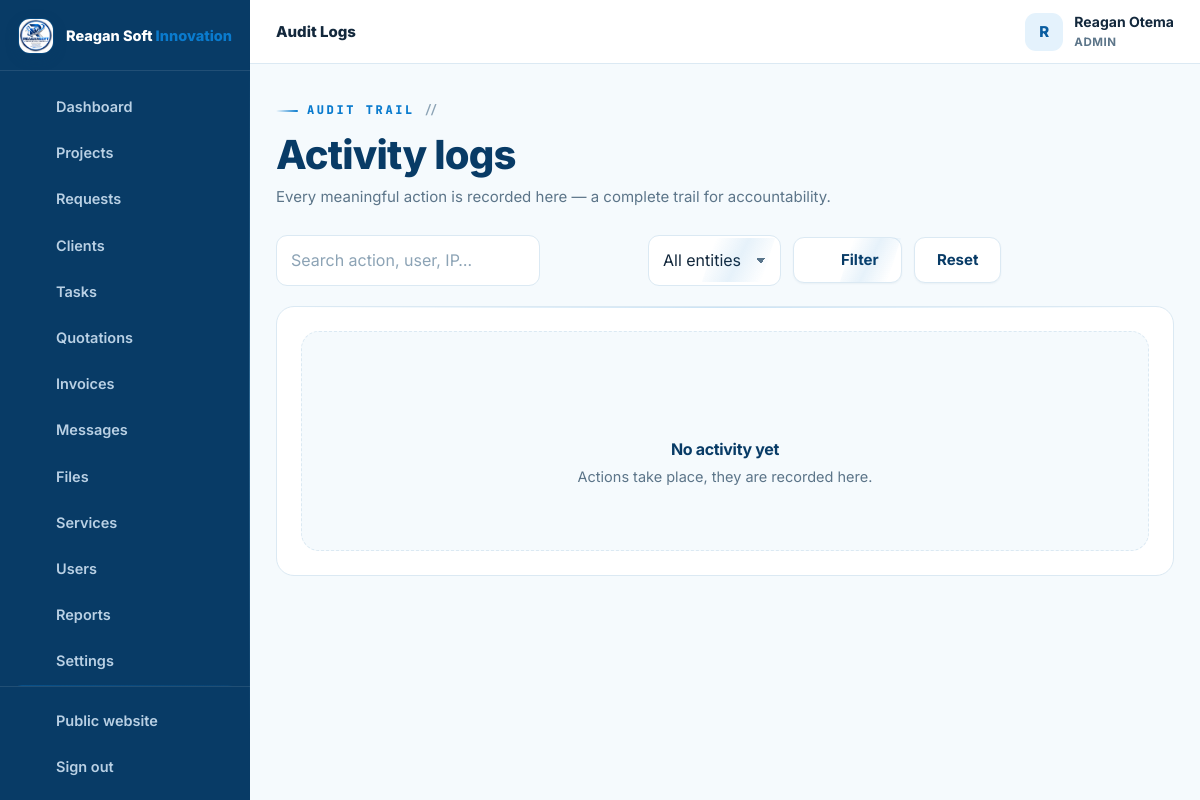
The app's page /admin/audit.php (signed in) with its own data.
### tables this page shows
CREATE TABLE IF NOT EXISTS users (
  id INT UNSIGNED AUTO_INCREMENT PRIMARY KEY,
  full_name VARCHAR(150) NOT NULL,
  email VARCHAR(190) NOT NULL UNIQUE,
  phone VARCHAR(40) NULL,
  password_hash VARCHAR(255) NOT NULL,
  role ENUM('admin','staff','client') NOT NULL DEFAULT 'client',
  company VARCHAR(190) NULL,
  address VARCHAR(255) NULL,
  avatar VARCHAR(255) NULL,
  active TINYINT(1) NOT NULL DEFAULT 1,
  failed_logins INT UNSIGNED NOT NULL DEFAULT 0,
  locked_until DATETIME NULL,
  last_login_at DATETIME NULL,
  created_at TIMESTAMP DEFAULT CURRENT_TIMESTAMP,
  updated_at TIMESTAMP DEFAULT CURRENT_TIMESTAMP ON UPDATE CURRENT_TIMESTAMP,
  INDEX idx_users_role (role),
  INDEX idx_users_active (active)
);

### config/config.php (called while the page is built, shortened)
<?php
function db(): PDO {
    static $pdo = null;
    if ($pdo === null) {
        try {
            $pdo = new PDO(
                'mysql:host=' . DB_HOST . ';dbname=' . DB_NAME . ';charset=utf8mb4',
                DB_USER,
                DB_PASS,
                [
                    PDO::ATTR_ERRMODE            => PDO::ERRMODE_EXCEPTION,
                    PDO::ATTR_DEFAULT_FETCH_MODE => PDO::FETCH_ASSOC,
                    PDO::ATTR_EMULATE_PREPARES   => false,
                    PDO::ATTR_STRINGIFY_FETCHES  => false,
                    PDO::ATTR_TIMEOUT            => 5,
                    PDO::MYSQL_ATTR_INIT_COMMAND => "SET time_zone = '+03:00', NAMES utf8mb4 COLLATE utf8mb4_unicode_ci",
                ]
            );
        } catch (PDOException $e) {
            db_connection_failed($e);
        }
    }
    return $pdo;
}
function e(mixed $value): string {
    return htmlspecialchars((string)($value ?? ''), ENT_QUOTES, 'UTF-8');
}
function flash(string $key, ?string $value = null): ?string {
    $msg = $_SESSION['flash'][$key] ?? null;
    return $msg;
}
function app_url(string $path = ''): string {
    return APP_URL . ($path === '' ? '' : '/' . ltrim($path, '/'));
}
function current_user(): ?array {
    static $user = false;
    if ($user === false) {
        if (empty($_SESSION['user_id'])) {
            $user = null;
        } else {
            $st = db()->prepare('SELECT * FROM users WHERE id = ? AND active = 1 LIMIT 1');
            $st->execute([(int)$_SESSION['user_id']]);
            $user = $st->fetch() ?: null;
        }
    }
    return $user;
}
function is_logged_in(): bool {
    return current_user() !== null;
}
function user_role(): ?string {
    $u = current_user();
    return $u['role'] ?? null;
}
function require_login(): void {
    if (!is_logged_in()) {
        $_SESSION['intended'] = $_SERVER['REQUEST_URI'] ?? '';
        flash('error', 'Please sign in to continue.');
        redirect(app_url('login.php'));
    }
}
function require_role(string $role): void {
    require_login();
}
function require_admin(): void {
    require_role('admin');
}
require_once __DIR__ . '/../inc/functions.php';

### inc/layout.php (the view, shortened to what this page needs)
<?php
function dashboard_nav_items(): array {
    $role = user_role();
    $client = [
        ['dashboard', 'Dashboard', app_url('client/index.php'), 'dashboard'],
        ['projects', 'My Projects', app_url('client/projects.php'), 'folder'],
        ['request', 'New Request', app_url('client/request.php'), 'plus'],
        ['messages', 'Messages', app_url('client/messages.php'), 'chat'],
        ['files', 'Files', app_url('client/files.php'), 'file'],
        ['notifications', 'Notifications', app_url('client/notifications.php'), 'bell'],
        ['profile', 'Profile', app_url('client/profile.php'), 'user'],
    ];
    $staff = [
        ['dashboard', 'Dashboard', app_url('admin/index.php'), 'dashboard'],
        ['projects', 'Projects', app_url('admin/projects.php'), 'folder'],
        ['requests', 'Requests', app_url('admin/requests.php'), 'inbox'],
        ['clients', 'Clients', app_url('admin/clients.php'), 'users'],
        ['tasks', 'Tasks', app_url('admin/tasks.php'), 'list'],
        ['quotations', 'Quotations', app_url('admin/quotations.php'), 'doc'],
        ['invoices', 'Invoices', app_url('admin/invoices.php'), 'money'],
        ['messages', 'Messages', app_url('admin/messages.php'), 'chat'],
        ['files', 'Files', app_url('admin/files.php'), 'file'],
    ];
    if ($role === 'admin') {
        $staff = array_merge($staff, [
            ['services', 'Services', app_url('admin/services.php'), 'globe'],
            ['users', 'Users', app_url('admin/users.php'), 'users'],
            ['reports', 'Reports', app_url('admin/reports.php'), 'chart'],
            ['settings', 'Settings', app_url('admin/settings.php'), 'settings'],
            ['audit', 'Audit Logs', app_url('admin/audit.php'), 'search'],
        ]);
    }
    return $role === 'client' ? $client : $staff;
}
function dashboard_head(array $page = []): void {
    $user = current_user();
    $role = user_role();
    $items = dashboard_nav_items();
    $active = $page['active'] ?? '';
    $loginUrl = $role === 'client' ? app_url('client/index.php') : app_url('admin/index.php');
    ?>
<!doctype html>
<html lang="en">
<head>
<link rel="stylesheet" href="<?= app_url('assets/css/style.css') ?>">
<link rel="stylesheet" href="<?= app_url('assets/css/tech.css') ?>">
</head>
<body class="dash-body">
<div class="dash-layout">
  <aside class="sidebar" id="sidebar" aria-label="Portal navigation">
    <div class="sidebar-brand">
      <a class="brand" href="<?= $loginUrl ?>">
        <img src="<?= app_url('assets/img/reagansoftinnovation-logo.jpeg') ?>" alt="" width="38" height="38">
        <span class="brand-text">Reagan Soft <b>Innovation</b></span>
      </a>
    </div>
    <nav class="side-nav">
      <?php foreach ($items as $it): ?>
        <a href="<?= e($it[2]) ?>" class="<?= $active === $it[0] ? 'active' : '' ?>">
          <?= icon($it[3]) ?><span><?= e($it[1]) ?></span>
        </a>
      <?php endforeach; ?>
    </nav>
    <div class="side-bottom">
      <a href="<?= app_url($role !== 'client' ? 'index.php' : 'index.php') ?>"><?= icon('globe') ?><span>Public website</span></a>
      <a href="<?= app_url('logout.php') ?>"><?= icon('logout') ?><span>Sign out</span></a>
    </div>
  </aside>
  <div class="dash-shell">
    <header class="dash-topbar">
      <div class="dash-topbar-title">
        <span class="dash-crumb"><?= e($page['crumb'] ?? 'Portal') ?></span>
      </div>
      <div class="dash-topbar-right">
        <div class="user-chip">
          <span class="user-avatar"><?= e(mb_strtoupper(mb_substr($user['full_name'] ?? '?', 0, 1))) ?></span>
          <div class="user-meta">
            <strong><?= e($user['full_name'] ?? '') ?></strong>
            <small><?= e(mb_strtoupper($role)) ?></small>
          </div>
        </div>
      </div>
    </header>
    <main class="dash-main" id="main">
<?php
}
function dashboard_footer(): void {
    ?>
    </main>
  </div>
</div>
</body>
</html>
<?php
}

### assets/css/style.css (style rules this page uses)
:root { --blue: #0a7bce; --blue-600: #0c6fb8; --blue-700: #0a5da0; --navy: #083b66; --navy-2: #0a3f6e; --cyan: #1e9ee8; --sky-50: #f2f9fe; --sky-100: #e4f2fc; --ink: #13283c; --ink-2: #33506b; --muted: #5c7589; --faint: #8ca3b5; --line: #dbe9f3; --line-2: #eef4f9; --white: #ffffff; --bg: #ffffff; --bg-soft: #f5fafd; --green: #157f5a; --green-bg: #e7f7f0; --yellow: #ffd34d; --red: #b3403a; --red-bg: #fdeeed; --amber: #9a6b10; --amber-bg: #fdf4e3; --violet: #6a4fb8; --violet-bg: #f0edfc; --cyan-c: #0e7490; --cyan-bg: #e4f7fb; --radius-sm: 8px; --radius: 12px; --radius-lg: 18px; --radius-xl: 24px; --shadow-sm: 0 1px 2px rgba(8, 59, 102, .06); --shadow: 0 8px 26px rgba(8, 59, 102, .10); --shadow-lg: 0 22px 55px rgba(8, 59, 102, .14); --font: 'Inter', ui-sans-serif, system-ui, -apple-system, 'Segoe UI', Roboto, Arial, sans-serif; --maxw: 1160px; --sidew: 250px; }
* { box-sizing: border-box; }
* { scrollbar-width: thin; scrollbar-color: #c9dcea transparent; }
html { scroll-behavior: smooth; }
body { margin: 0; font-family: var(--font); color: var(--ink); background: var(--bg); line-height: 1.6; -webkit-font-smoothing: antialiased; font-size: 16px; }
img { max-width: 100%; display: block; }
a { color: var(--blue); text-decoration: none; }
strong, b { color: var(--ink); }
.brand { display: flex; align-items: center; gap: 12px; font-weight: 800; color: var(--navy); font-size: 18px; }
.brand img { width: 54px; height: 54px; border-radius: 13px; box-shadow: 0 4px 14px rgba(8, 59, 102, .18); border: 1px solid rgba(10, 123, 206, .25); }
.brand b { color: var(--blue); font-weight: 800; }
.brand-text { line-height: 1.2; }
.sidebar-brand .brand img { width: 48px; height: 48px; border-radius: 12px; }
.dash-body { background: var(--bg-soft); min-height: 100vh; }
.dash-layout { display: flex; min-height: 100vh; }
.sidebar { width: var(--sidew); background: var(--navy); color: #b9d0e4; flex-shrink: 0; display: flex; flex-direction: column; position: sticky; top: 0; height: 100vh; transition: transform .25s ease; }
.sidebar-brand { padding: 18px 18px 16px; border-bottom: 1px solid rgba(255,255,255,.1); }
.sidebar-brand .brand { color: #fff; }
.sidebar-brand .brand img { width: 36px; height: 36px; }
.sidebar-brand .brand-text { font-size: 14.5px; line-height: 1.2; }
.side-nav { flex-grow: 1; padding: 14px 12px; overflow-y: auto; display: grid; gap: 3px; align-content: start; }
.side-nav a { display: flex; align-items: center; gap: 12px; padding: 10px 13px; border-radius: 10px; color: #b9d0e4; font-weight: 600; font-size: 14.5px; }
.side-bottom { padding: 12px; border-top: 1px solid rgba(255,255,255,.1); display: grid; gap: 3px; }
.side-bottom a { display: flex; align-items: center; gap: 12px; padding: 10px 13px; border-radius: 10px; color: #b9d0e4; font-weight: 600; font-size: 14.5px; }
.dash-shell { flex-grow: 1; min-width: 0; display: flex; flex-direction: column; }
.dash-topbar { background: #fff; border-bottom: 1px solid var(--line); height: 64px; display: flex; align-items: center; gap: 14px; padding: 0 26px; position: sticky; top: 0; z-index: 40; }
.dash-topbar-title { flex-grow: 1; }
.dash-crumb { font-size: 15px; font-weight: 800; color: var(--ink); }
.dash-topbar-right { display: flex; align-items: center; gap: 14px; }
.user-chip { display: flex; align-items: center; gap: 11px; }
.user-avatar { width: 38px; height: 38px; border-radius: 11px; background: var(--sky-100); color: var(--blue-700); display: grid; place-items: center; font-weight: 800; font-size: 15px; }
.user-meta { line-height: 1.25; }
.user-meta strong { font-size: 14px; display: block; }
.user-meta small { font-size: 11.5px; color: var(--muted); font-weight: 700; letter-spacing: .5px; }
.dash-main { flex-grow: 1; padding: 30px 26px 60px; max-width: 1280px; width: 100%; }
.brand img, .sidebar-brand .brand img, .footer-brand .brand img { transition: transform .35s cubic-bezier(.2, .8, .3, 1.2), box-shadow .35s ease; }

### records on screen
users: full_name "R", full_name "Reagan Otema", role "ADMIN"

### other values on screen
$it[1] "Dashboard"
$it[1] "Projects"
$it[1] "Requests"
$it[1] "Clients"
$it[1] "Tasks"
$it[1] "Quotations"
$it[1] "Invoices"
$it[1] "Messages"
$it[1] "Files"
$it[1] "Services"
$it[1] "Users"
$it[1] "Reports"
$it[1] "Settings"
$page['crumb'] "Audit Logs"
